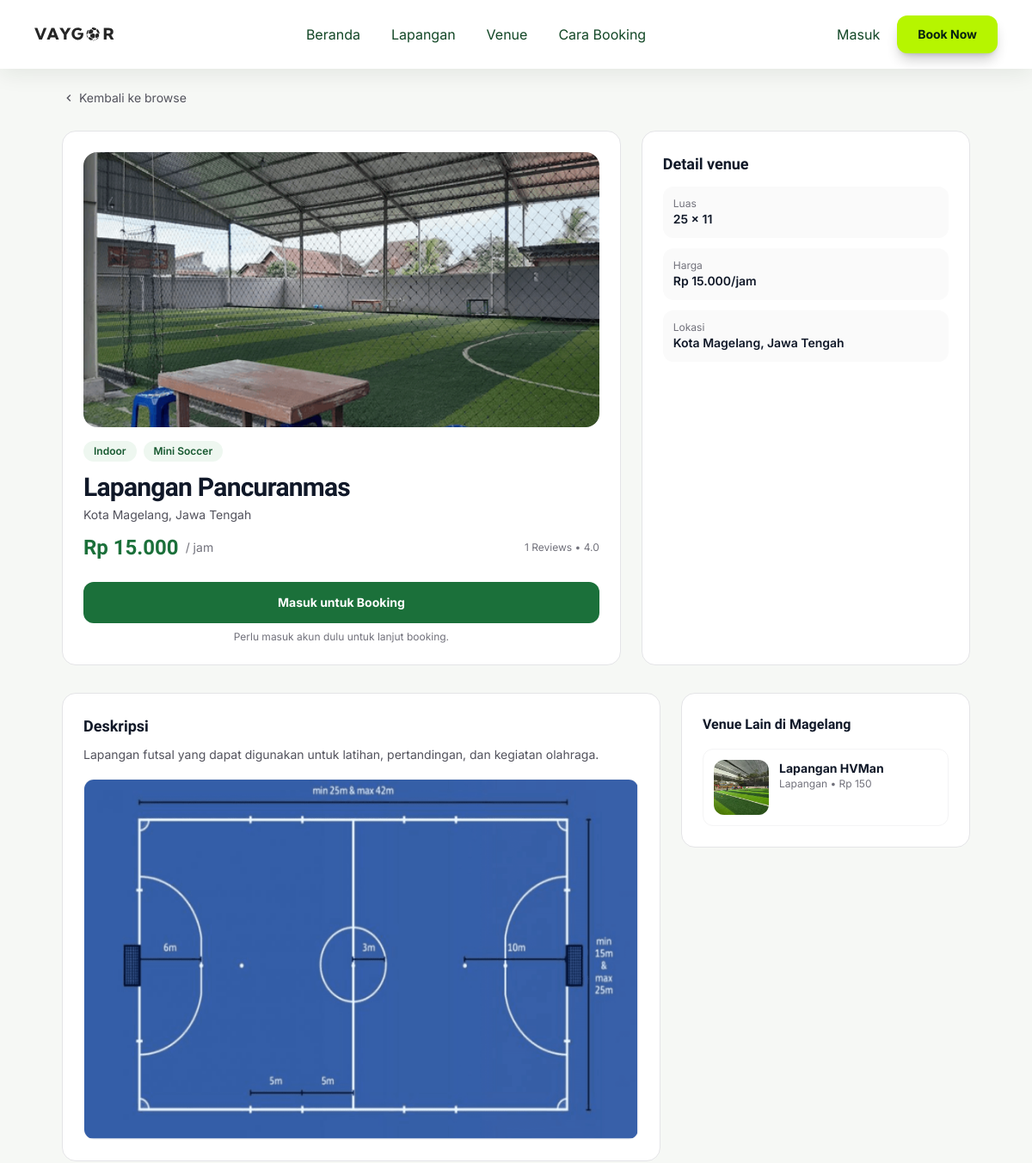
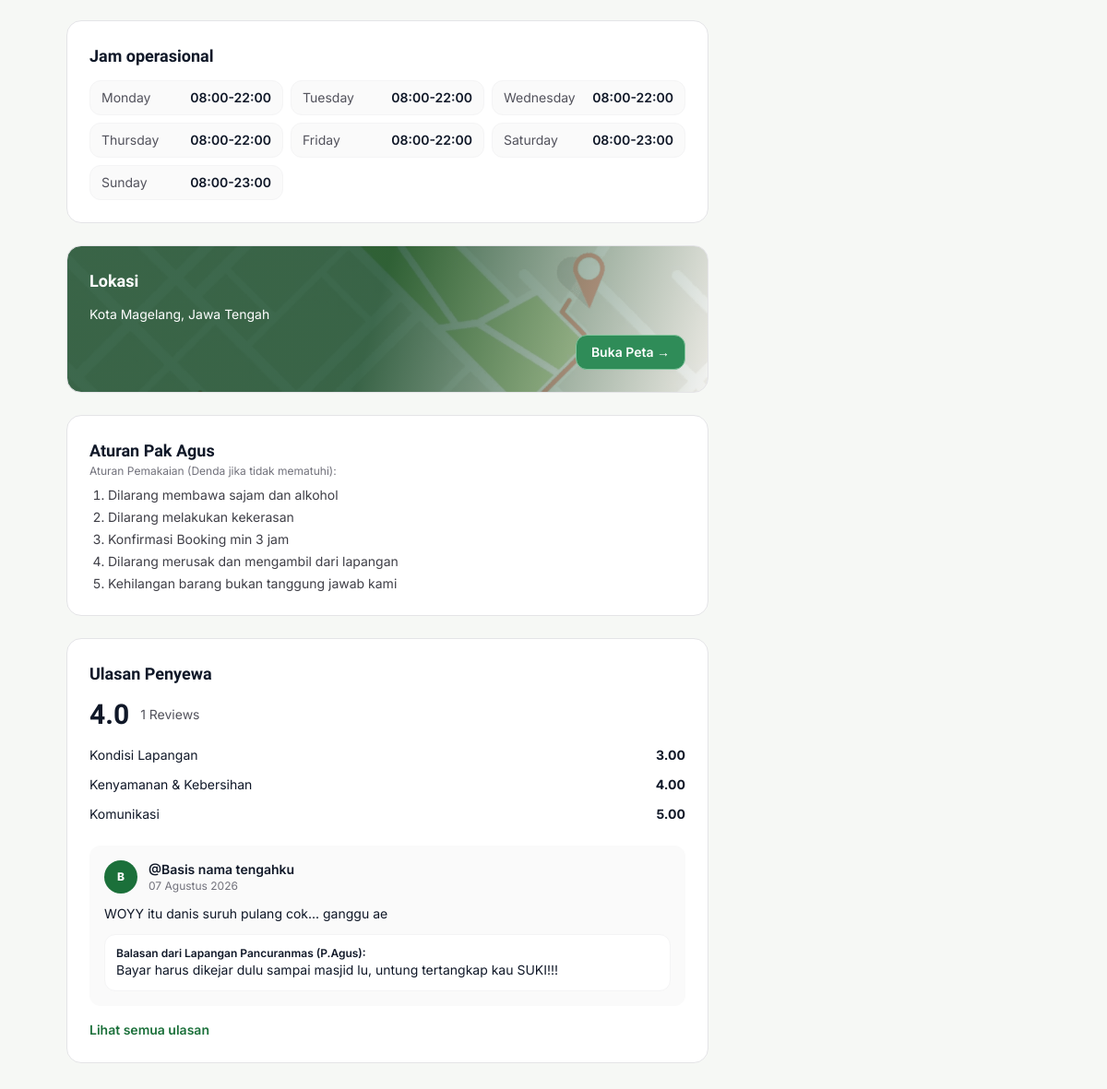
The app's page /index.php?p=produk&id=1 with its own data (2 pictures, top to bottom).
### tables this page shows
CREATE TABLE `fields` (
  `id` int UNSIGNED NOT NULL,
  `name` varchar(100) NOT NULL,
  `location` varchar(255) NOT NULL,
  `description` text,
  `capacity` int DEFAULT '10',
  `price` decimal(12,2) NOT NULL DEFAULT '0.00',
  `image` varchar(255) DEFAULT NULL
);

CREATE TABLE `field_schedules` (
  `id` int UNSIGNED NOT NULL,
  `field_id` int UNSIGNED NOT NULL,
  `day_of_week` enum('Monday','Tuesday','Wednesday','Thursday','Friday','Saturday','Sunday') NOT NULL,
  `open_time` time NOT NULL,
  `close_time` time NOT NULL
);

### pages/produk.php (the view, shortened to what this page needs)
<?php
$vid = (int)($_GET['id'] ?? 1);
$venue = null;
try {
  $stmt = $conn->prepare("
    SELECT * FROM fields WHERE id = ? LIMIT 1
    ");
  $stmt->bind_param("i", $vid);
  $stmt->execute();
  $res = $stmt->get_result();
  $venue = $res->fetch_assoc();
} catch (Throwable $e) {
  $venue = null;
}
function p_img($row)
{
  $c = $row['image'] ?? '';
  if ($c !== '') {
    if (file_exists(__DIR__ . '/../assets/uploads/' . $c)) return 'assets/uploads/' . $c;
  }
  return 'assets/images/lapangan.png';
}
function p_price($n)
{
  return 'Rp ' . number_format((float)$n, 0, ',', '.');
}
$scheds = [];
try {
  $stmt = $conn->prepare("SELECT day_of_week, open_time, close_time FROM field_schedules WHERE field_id=? ORDER BY FIELD(day_of_week,'Monday','Tuesday','Wednesday','Thursday','Friday','Saturday','Sunday')");
  $stmt->bind_param("i", $vid);
  $stmt->execute();
  $r = $stmt->get_result();
  while ($row = $r->fetch_assoc()) $scheds[] = $row;
} catch (Throwable $e) {
}
$other = [];
try {
  $stmt = $conn->prepare("SELECT
        f.*,
        ROUND(
            AVG(
                (b.rate_service + b.rate_comfort + b.rate_place) / 3
            ), 1
        ) AS rating,
        (
            SELECT COUNT(DISTINCT b.id) FROM bookings b
            WHERE b.id_field = f.id
                AND b.rate_service > 0
                AND b.rate_comfort > 0
                AND b.rate_place > 0
        ) AS total_rating
    FROM fields f
    LEFT JOIN bookings b
        ON b.id_field = f.id
        AND b.rate_service > 0
        AND b.rate_comfort > 0
        AND b.rate_place > 0
    WHERE f.id != ?
    GROUP BY f.id
    ORDER BY f.id ASC");
  $stmt->bind_param("i", $vid);
  $stmt->execute();
  $r = $stmt->get_result();
  while ($row = $r->fetch_assoc()) $other[] = $row;
} catch (Throwable $e) {
}
$ratingData = ['avg' => 0, 'count' => 0, 'service' => 0, 'comfort' => 0, 'place' => 0];
$cats = [];
$catMap = [];
try {
  $rq = $conn->prepare("SELECT COUNT(*) AS c,
            ROUND(AVG((rate_service + rate_comfort + rate_place) / 3), 1) AS a,
            ROUND(AVG(rate_service), 1) AS s,
            ROUND(AVG(rate_comfort), 1) AS co,
            ROUND(AVG(rate_place), 1) AS p
        FROM bookings
        WHERE id_field = ? AND rate_service > 0 AND rate_comfort > 0 AND rate_place > 0");
  $rq->bind_param("i", $vid);
  $rq->execute();
  $rr = $rq->get_result()->fetch_assoc();
  if ($rr && (int) $rr['c'] > 0) {
    $ratingData = [
      'avg'     => (float) $rr['a'],
      'count'   => (int) $rr['c'],
      'service' => (float) $rr['s'],
      'comfort' => (float) $rr['co'],
      'place'   => (float) $rr['p'],
    ];
  }
  $qc = $conn->prepare("SELECT k.name_kat FROM fields_kat fk JOIN kategori k ON k.id_kat = fk.id_kat WHERE fk.id_field = ? ORDER BY k.name_kat");
  $qc->bind_param("i", $vid);
  $qc->execute();
  $rc = $qc->get_result();
  while ($c = $rc->fetch_assoc()) $cats[] = $c['name_kat'];
  $qm = mysqli_query($conn, "SELECT fk.id_field, k.name_kat FROM fields_kat fk JOIN kategori k ON k.id_kat = fk.id_kat ORDER BY k.name_kat");
  while ($m = mysqli_fetch_assoc($qm)) $catMap[$m['id_field']][] = $m['name_kat'];
} catch (Throwable $e) {
}
$userLoggedIn = !empty($_SESSION['id']);
$bookUrl = $userLoggedIn
  ? 'index.php?p=booking&id=' . (int) $venue['id']
  : 'login.php?redirect=' . urlencode('index.php?p=produk&id=' . (int) $venue['id']);
$bookLabel = $userLoggedIn ? 'Booking Sekarang' : 'Masuk untuk Booking';
?>
<div class="pt-20">
  <div class="mx-auto max-w-6xl px-6 sm:px-8 lg:px-12 py-6">
    <a href="index.php?p=browse" class="inline-flex items-center gap-1 text-sm text-zinc-600 hover:text-vaygor-600">
      <svg class="h-4 w-4" viewBox="0 0 24 24" fill="currentColor">
        <path d="M15.41 7.41 14 6l-6 6 6 6 1.41-1.41L10.83 12z" />
      </svg>
      Kembali ke browse
    </a>
  </div>
  <div class="mx-auto max-w-6xl px-6 sm:px-8 lg:px-12 pb-12">
    <div class="grid gap-6 lg:grid-cols-[1.7fr_1fr]">
      <div class="rounded-2xl border border-zinc-200 bg-white p-6">
        <img src="<?php echo htmlspecialchars(p_img($venue), ENT_QUOTES, 'UTF-8'); ?>" alt="<?php echo htmlspecialchars($venue['name'], ENT_QUOTES, 'UTF-8'); ?>" class="rounded-2xl h-64 sm:h-80 w-full object-cover">
        <div class="flex flex-wrap gap-2">
          <?php if (!empty($cats)): ?>
            <?php foreach ($cats as $cn): ?>
              <span class="inline-block rounded-full bg-vaygor-50 px-3 py-1 text-xs font-semibold text-vaygor-700 mt-4">
                <?php echo htmlspecialchars(ucfirst($cn), ENT_QUOTES, 'UTF-8'); ?>
              </span>
            <?php endforeach; ?>
          <?php endif; ?>
        </div>
        <h1 class="mt-3 font-spartan text-2xl sm:text-3xl font-extrabold tracking-tight"><?php echo htmlspecialchars($venue['name'], ENT_QUOTES, 'UTF-8'); ?></h1>
        <p class="mt-1 text-sm text-zinc-600"><?php echo htmlspecialchars($venue['location'], ENT_QUOTES, 'UTF-8'); ?></p>
        <div class="mt-3 flex items-center gap-2">
          <span class="font-spartan text-2xl font-extrabold text-vaygor-600"><?php echo htmlspecialchars(p_price($venue['price']), ENT_QUOTES, 'UTF-8'); ?></span>
          <span class="text-sm text-zinc-500">/ jam</span>
          <span class="ml-auto text-xs text-zinc-500"><?php echo (int) $ratingData['count']; ?> Reviews<?php echo $ratingData['count'] > 0 ? ' • ' . number_format($ratingData['avg'], 1) : ''; ?></span>
        </div>
        <a href="<?php echo htmlspecialchars($bookUrl, ENT_QUOTES, 'UTF-8'); ?>" class="mt-6 flex w-full items-center justify-center rounded-xl bg-vaygor-600 px-6 py-3.5 text-sm font-bold text-white hover:bg-vaygor-700"><?php echo htmlspecialchars($bookLabel, ENT_QUOTES, 'UTF-8'); ?></a>
        <?php if (!$userLoggedIn): ?>
          <p class="mt-2 text-center text-xs text-zinc-500">Perlu masuk akun dulu untuk lanjut booking.</p>
        <?php else: ?>
          <p class="mt-2 text-center text-xs text-zinc-500">Cek jadwal di bawah sebelum booking.</p>
        <?php endif; ?>
      </div>
      <div class="rounded-2xl border border-zinc-200 bg-white p-6">
        <h2 class="font-spartan text-lg font-bold">Detail venue</h2>
        <dl class="mt-3 grid gap-3 text-sm">
          <div class="rounded-xl bg-zinc-50 p-3">
            <dt class="text-xs text-zinc-500">Luas</dt>
            <dd class="font-semibold">25 x 11</dd>
          </div>
          <div class="rounded-xl bg-zinc-50 p-3">
            <dt class="text-xs text-zinc-500">Harga</dt>
            <dd class="font-semibold"><?php echo htmlspecialchars(p_price($venue['price']), ENT_QUOTES, 'UTF-8'); ?>/jam</dd>
          </div>
          <div class="rounded-xl bg-zinc-50 p-3">
            <dt class="text-xs text-zinc-500">Lokasi</dt>
            <dd class="font-semibold"><?php echo htmlspecialchars($venue['location'], ENT_QUOTES, 'UTF-8'); ?></dd>
          </div>
        </dl>
      </div>
    </div>
    <div class="mt-8 grid gap-6 lg:grid-cols-3">
      <div class="lg:col-span-2 space-y-6">
        <div class="rounded-2xl border border-zinc-200 bg-white p-6">
          <h2 class="font-spartan text-lg font-bold">Deskripsi</h2>
          <p class="mt-2 text-sm leading-relaxed text-zinc-600"><?php echo htmlspecialchars($venue['description'] ?? 'Lapangan futsal di Magelang.', ENT_QUOTES, 'UTF-8'); ?></p>
          <img src="assets/images/lapangan.png" alt="Denah" class="mt-4 w-full rounded-xl border border-zinc-100">
        </div>
        <div class="rounded-2xl border border-zinc-200 bg-white p-6">
          <h2 class="font-spartan text-lg font-bold">Jam operasional</h2>
          <?php if (!empty($scheds)): ?>
            <div class="mt-3 grid grid-cols-2 sm:grid-cols-3 gap-2 text-sm">
              <?php foreach ($scheds as $s): ?>
                <div class="rounded-xl border border-zinc-100 bg-zinc-50 px-3 py-2 flex justify-between"><span class="text-zinc-600"><?php echo htmlspecialchars($s['day_of_week'], ENT_QUOTES, 'UTF-8'); ?></span><span class="font-semibold"><?php echo htmlspecialchars(substr($s['open_time'], 0, 5), ENT_QUOTES, 'UTF-8'); ?>-<?php echo htmlspecialchars(substr($s['close_time'], 0, 5), ENT_QUOTES, 'UTF-8'); ?></span></div>
              <?php endforeach; ?>
            </div>
          <?php else: ?>
            <p class="text-sm text-zinc-600">Jadwal belum tersedia.</p>
          <?php endif; ?>
        </div>
        <div class="rounded-2xl border border-zinc-200 bg-white p-6 bg-[linear-gradient(105deg,rgba(18,71,38,0.82)_48%,rgba(232,233,232,0.55)_100%),url('assets/images/maps.png')] bg-cover bg-center text-white flex flex-col">
          <h2 class="font-spartan text-lg font-bold">Lokasi</h2>
          <p class="mt-3 text-sm"><?= htmlspecialchars($venue['location'], ENT_QUOTES, 'UTF-8'); ?></p>
          <a href="https://www.google.com/maps/search/?api=1&query=<?php echo urlencode($venue['name'] . ' Magelang'); ?>" target="_blank" rel="noopener" class="mt-3 ml-auto inline-flex rounded-xl border border-vaygor-300 bg-vaygor-500 px-4 py-2 text-sm font-semibold hover:text-vaygor-600 hover:bg-vaygor-100">Buka Peta →</a>
        </div>
        <div class="rounded-2xl border border-zinc-200 bg-white p-6">
          <h2 class="font-spartan text-lg font-bold">Aturan Pak Agus</h2>
          <p class="text-xs text-zinc-500">Aturan Pemakaian (Denda jika tidak mematuhi):</p>
          <ol class="mt-2 list-decimal pl-5 space-y-1 text-sm text-zinc-700">
            <li>Dilarang membawa sajam dan alkohol</li>
            <li>Dilarang melakukan kekerasan</li>
            <li>Konfirmasi Booking min 3 jam</li>
            <li>Dilarang merusak dan mengambil dari lapangan</li>
            <li>Kehilangan barang bukan tanggung jawab kami</li>
          </ol>
        </div>
        <div id="ulasan" class="rounded-2xl border border-zinc-200 bg-white p-6">
          <h2 class="font-spartan text-lg font-bold">Ulasan Penyewa</h2>
          <?php if ($ratingData['count'] > 0): ?>
            <div class="mt-3 flex items-center gap-3">
              <span class="font-spartan text-3xl font-extrabold"><?php echo number_format($ratingData['avg'], 1); ?></span>
              <span class="text-sm text-zinc-600"><?php echo (int) $ratingData['count']; ?> Reviews</span>
            </div>
            <div class="mt-4 space-y-3">
              <div class="flex justify-between text-sm"><span>Kondisi Lapangan</span><b><?php echo number_format($ratingData['place'], 2); ?></b></div>
              <div class="flex justify-between text-sm"><span>Kenyamanan &amp; Kebersihan</span><b><?php echo number_format($ratingData['comfort'], 2); ?></b></div>
              <div class="flex justify-between text-sm"><span>Komunikasi</span><b><?php echo number_format($ratingData['service'], 2); ?></b></div>
            </div>
          <?php else: ?>
            <p class="mt-3 text-sm text-zinc-500">Belum ada ulasan untuk lapangan ini. Jadilah yang pertama setelah main!</p>
          <?php endif; ?>
          <div class="mt-6 rounded-xl bg-zinc-50 p-4">
            <div class="flex gap-3">
              <span class="flex h-9 w-9 items-center justify-center rounded-full bg-vaygor-600 text-xs font-extrabold text-white">B</span>
              <div>
                <p class="text-sm font-semibold">@Basis nama tengahku</p>
                <p class="text-xs text-zinc-500">07 Agustus 2026</p>
              </div>
            </div>
            <p class="mt-3 text-sm">WOYY itu danis suruh pulang cok... ganggu ae</p>
            <div class="mt-3 rounded-xl bg-white p-3 border border-zinc-100">
              <p class="text-xs font-semibold">Balasan dari Lapangan Pancuranmas (P.Agus):</p>
              <p class="text-sm">Bayar harus dikejar dulu sampai masjid lu, untung tertangkap kau SUKI!!!</p>
            </div>
          </div>
          <a href="#ulasan" class="mt-4 inline-flex text-sm font-semibold text-vaygor-600">Lihat semua ulasan</a>
        </div>
      </div>
      <div>
        <div class="rounded-2xl border border-zinc-200 bg-white p-6">
          <h3 class="font-spartan font-bold">Venue Lain di Magelang</h3>
          <?php if (empty($other)): ?>
            <p class="text-sm text-zinc-500 mt-2">Tidak ada venue lain.</p>
            <?php else: foreach ($other as $o):
              $ocats = $catMap[$o['id']] ?? [];
              $olabel = !empty($ocats) ? implode(', ', array_slice($ocats, 0, 2)) : 'Lapangan';
              ?>
              <a href="index.php?p=produk&id=<?php echo (int) $o['id']; ?>" class="mt-4 flex gap-3 rounded-xl border border-zinc-100 p-3 hover:border-vaygor-600">
                <img src="<?php echo htmlspecialchars(p_img($o), ENT_QUOTES, 'UTF-8'); ?>" alt="" class="h-16 w-16 rounded-xl object-cover">
                <div>
                  <p class="text-sm font-bold"><?php echo htmlspecialchars($o['name'], ENT_QUOTES, 'UTF-8'); ?></p>
                  <p class="text-xs text-zinc-500"><?php echo htmlspecialchars($olabel, ENT_QUOTES, 'UTF-8'); ?> • <?php echo htmlspecialchars(p_price($o['price']), ENT_QUOTES, 'UTF-8'); ?></p>
                </div>
              </a>
          <?php endforeach;
          endif; ?>
        </div>
      </div>
    </div>
  </div>
</div>

### index.php (shortened to what this page needs)
<?php
$p = $_GET['p'] ?? 'beranda';
$dir = 'pages/' . $p . '.php';
$navForceSolid = !in_array($p, ['beranda', 'browse'], true);
?>
<!doctype html>
<html lang="id">
<head>
  <script src="https://cdn.jsdelivr.net/npm/@tailwindcss/browser@4"></script>
</head>
<body class="font-sans">
  <?php
  include 'includes/navbar.php';
  if ($p === '404') {
    echo '<div class="pt-28 pb-12 text-center"><h1 class="font-spartan text-4xl font-extrabold text-vaygor-700">404</h1><p class="mt-2 text-sm text-gray-500">Halaman tidak ditemukan.</p><a href="index.php" class="mt-6 inline-flex rounded-xl bg-vaygor-600 px-6 py-3 text-sm font-bold text-white hover:bg-vaygor-700">Kembali ke Beranda</a></div>';
  } elseif (file_exists($dir)) {
    include $dir;
  } else {
    include 'pages/beranda.php';
  }
  ?>
</body>
</html>

### includes/navbar.php (shortened to what this page needs)
<?php
$navLoggedIn = !empty($_SESSION['id']);
$navSolid   = !empty($navForceSolid);
?>
<nav id="siteNav" data-force="<?= $navSolid ? '1' : '0' ?>" class="fixed inset-x-0 top-0 z-50 <?= $navSolid ? 'scrolled' : '' ?>">
  <div class="mx-auto flex h-20 max-w-7xl items-center justify-between px-5 sm:px-8 lg:px-10">
    <a href="index.php" class="flex items-center">
      <img id="navLogo" src="assets/images/logo(1).svg" class="h-5 w-auto sm:h-6" alt="VAYGOR">
    </a>
    <div class="hidden items-center gap-9 lg:flex">
      <a href="index.php" class="nav-link">Beranda</a>
      <a href="index.php?p=browse" class="nav-link">Lapangan</a>
      <a href="index.php#venue" class="nav-link">Venue</a>
      <a href="index.php#cara" class="nav-link">Cara Booking</a>
    </div>
    <div class="hidden items-center gap-5 lg:flex">
      <?php if (!$navLoggedIn): ?>
        <a href="login.php" class="nav-link">Masuk</a>
        <a href="index.php?p=browse" class="rounded-xl bg-neon px-6 py-3 text-sm font-bold text-vaygor-950 shadow-lg shadow-black/20 transition hover:scale-[1.03] hover:bg-white">Book Now</a>
      <?php endif; ?>
    </div>
  </div>
</nav>

### includes/navbar.php (style rules this page uses)
#siteNav { background: transparent; transition: background-color .3s ease, box-shadow .3s ease; }
#siteNav .nav-link { color: rgba(255, 255, 255, .85); transition: color .25s ease; }
#siteNav.scrolled { background: rgba(255, 255, 255, .92); box-shadow: 0 6px 24px rgba(6, 34, 17, .08); backdrop-filter: blur(10px); -webkit-backdrop-filter: blur(10px); }
#siteNav.scrolled .nav-link { color: #124726; }
#siteNav.scrolled #navLogo { filter: brightness(0) opacity(.85); }

### records on screen
fields: image (picture), name "Lapangan Pancuranmas", location "Kota Magelang, Jawa Tengah", price "Rp 15.000", description "Lapangan futsal yang dapat digunakan untuk latihan, pertandingan, dan kegiatan olahraga."
field_schedules: day_of_week "Monday", open_time "08:00", close_time "22:00"
field_schedules: day_of_week "Tuesday", open_time "08:00", close_time "22:00"
field_schedules: day_of_week "Wednesday", open_time "08:00", close_time "22:00"
field_schedules: day_of_week "Thursday", open_time "08:00", close_time "22:00"
field_schedules: day_of_week "Friday", open_time "08:00", close_time "22:00"
field_schedules: day_of_week "Saturday", open_time "08:00", close_time "23:00"
field_schedules: day_of_week "Sunday", open_time "08:00", close_time "23:00"
fields: image (picture), name "Lapangan HVMan", olabel "Lapangan", price "Rp 150"

### other values on screen
$cn "Indoor"
$cn "Mini Soccer"
$ratingData['count'] "1"
$ratingData['avg'] "4.0"
$bookLabel "Masuk untuk Booking"
$ratingData['place'] "3.00"
$ratingData['comfort'] "4.00"
$ratingData['service'] "5.00"
